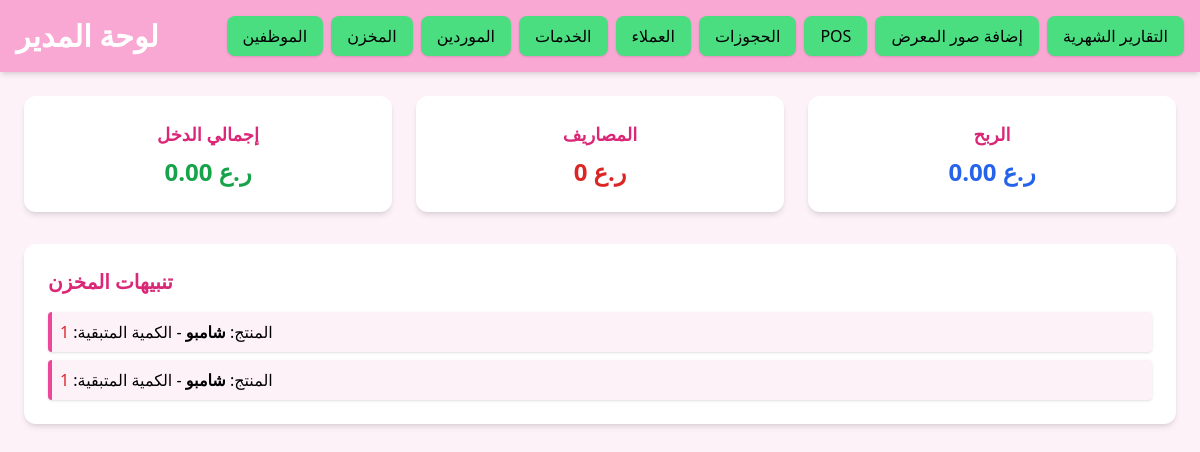
/admin (signed in), run on an earlier commit of the app's database.
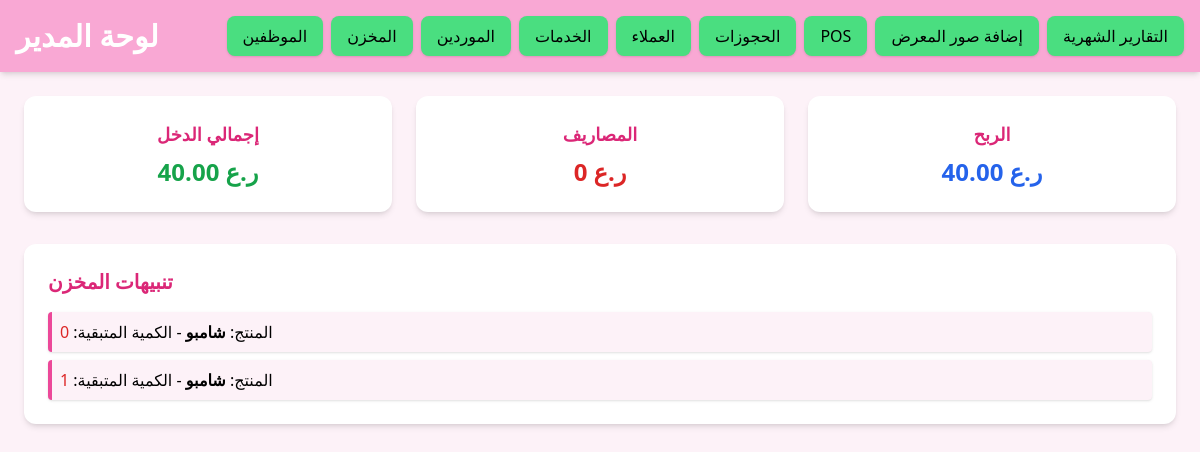
And on a later commit of the database.
### models.py (models this page shows)
class Inventory(db.Model):
    id = db.Column(db.Integer, primary_key=True)
    product = db.Column(db.String(150), nullable=False)
    quantity = db.Column(db.Integer, default=0)
    reorder_level = db.Column(db.Integer, default=10)
    updated_at = db.Column(db.DateTime, default=datetime.utcnow, onupdate=datetime.utcnow)
    image_url = db.Column(db.String(200))

### routes/main.py (the view)
@main_bp.route('/admin')
def admin_dashboard():
    if session.get('role') != 'admin':
        return "Access Denied", 403
    employees = (
        db.session.query(
            Employee.id,
            Employee.name,
            Employee.specialty,
            func.count(Booking.id).label('bookings_count'),
            func.coalesce(func.sum(Service.price), 0).label('total_earned')
        )
        .outerjoin(Booking, Booking.employee_id == Employee.id)
        .outerjoin(Service, Service.id == Booking.service_id)
        .group_by(Employee.id)
        .all()
    )
    services = Service.query.all()
    suppliers = Supplier.query.all()
    income_sum = db.session.query(func.coalesce(func.sum(Revenue.amount), 0)).scalar()
    expenses_sum = db.session.query(func.coalesce(func.sum(Expense.amount), 0)).scalar()
    salaries_sum = db.session.query(func.coalesce(func.sum(Salary.amount), 0)).scalar()
    income_sum = income_sum if isinstance(income_sum, Decimal) else Decimal(str(income_sum or 0))
    expenses_sum = expenses_sum if isinstance(expenses_sum, Decimal) else Decimal(str(expenses_sum or 0))
    salaries_sum = salaries_sum if isinstance(salaries_sum, Decimal) else Decimal(str(salaries_sum or 0))
    total_income = income_sum
    total_expenses = expenses_sum + salaries_sum
    total_profit = total_income - total_expenses
    low_stock_items = Inventory.query.filter(Inventory.quantity <= Inventory.reorder_level).all()
    return render_template(
        'admin_dashboard.html',
        employees=employees,
        services=services,
        suppliers=suppliers,
        username=session.get('username'),
        total_income=total_income,
        total_expenses=total_expenses,
        total_profit=total_profit,
        low_stock_items=low_stock_items
    )

### templates/admin_dashboard.html (shortened to what this page needs)
<!DOCTYPE html>
<html lang="en">
<head>
<script src="https://cdn.tailwindcss.com"></script>
</head>
<body class="bg-pink-50 font-sans">
<header class="bg-pink-300 p-4 shadow-md">
    <div class="flex items-center justify-between">
        <h1 class="text-3xl font-bold text-white">لوحة المدير</h1>
      <nav class="flex items-center gap-2">
    <a href="{{ url_for('main.employees') }}" class="bg-green-400 text-black py-2 px-4 rounded-lg shadow hover:bg-green-500 transition">الموظفين</a>
    <a href="{{ url_for('main.inventory_dashboard') }}" class="bg-green-400 text-black py-2 px-4 rounded-lg shadow hover:bg-green-500 transition">المخزن</a>
    <a href="{{ url_for('main.suppliers_dashboard') }}" class="bg-green-400 text-black py-2 px-4 rounded-lg shadow hover:bg-green-500 transition">الموردين</a>
    <a href="{{ url_for('main.admin_services') }}" class="bg-green-400 text-black py-2 px-4 rounded-lg shadow hover:bg-green-500 transition">الخدمات</a>
    <a href="{{ url_for('main.customers') }}" class="bg-green-400 text-black py-2 px-4 rounded-lg shadow hover:bg-green-500 transition">العملاء</a>
    <a href="{{ url_for('main.pos_bookings') }}" class="bg-green-400 text-black py-2 px-4 rounded-lg shadow hover:bg-green-500 transition">الحجوزات</a>
    <a href="{{ url_for('main.pos_dashboard') }}" class="bg-green-400 text-black py-2 px-4 rounded-lg shadow hover:bg-green-500 transition">POS</a>
    <a href="{{ url_for('main.admin_gallery') }}" class="bg-green-400 text-black py-2 px-4 rounded-lg shadow hover:bg-green-500 transition">إضافة صور المعرض</a>
    <a href="{{ url_for('main.monthly_reports') }}" class="bg-green-400 text-black py-2 px-4 rounded-lg shadow hover:bg-green-500 transition">التقارير الشهرية</a>
</nav>
    </div>
</header>
<main class="p-6 space-y-8">
  <div class="grid md:grid-cols-3 gap-6">
    <div class="bg-white p-6 rounded-xl shadow-md text-center">
        <h2 class="text-lg font-semibold text-pink-600 mb-2">إجمالي الدخل</h2>
        <p class="text-2xl font-bold text-green-600">{{ total_income }} ر.ع</p>
    </div>
    <div class="bg-white p-6 rounded-xl shadow-md text-center">
        <h2 class="text-lg font-semibold text-pink-600 mb-2">المصاريف</h2>
        <p class="text-2xl font-bold text-red-600">{{ total_expenses }} ر.ع</p>
    </div>
    <div class="bg-white p-6 rounded-xl shadow-md text-center">
        <h2 class="text-lg font-semibold text-pink-600 mb-2">الربح</h2>
        <p class="text-2xl font-bold text-blue-600">{{ total_profit }} ر.ع</p>
    </div>
  </div>
  <div class="bg-white p-6 rounded-xl shadow-md">
      <h2 class="text-xl font-semibold text-pink-600 mb-4">تنبيهات المخزن</h2>
      {% if low_stock_items %}
      <ul class="space-y-2">
          {% for item in low_stock_items %}
          <li class="bg-pink-50 border-l-4 border-pink-500 p-2 rounded shadow">
              المنتج: <span class="font-bold">{{ item.product }}</span> - الكمية المتبقية: <span class="text-red-600">{{ item.quantity }}</span>
          </li>
          {% endfor %}
      </ul>
      {% else %}
      <p class="text-gray-500">جميع المنتجات بكميات كافية.</p>
      {% endif %}
  </div>
</main>
</body>
</html>

What changed in the data, as far as the page shows it:
changed Inventory (number 1 of 2 on the later page): quantity "1" → "0"
Also different on the page:
{{ total_income }}: "0.00" → "40.00"
{{ total_profit }}: "0.00" → "40.00"
